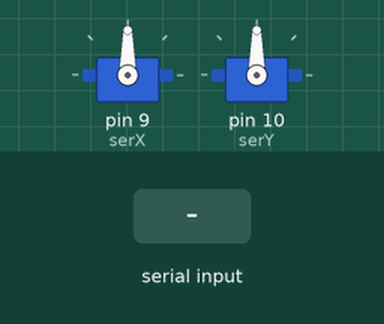
A sketch run on a simulated Arduino Uno, built with avr-gcc and run on an emulated ATmega328P. Parts: 2 × servo. The test bench sets the inputs (shaded band).

Above: at 1.2 s.
1.3 s: "Y" received over Serial
At 2.3 s:
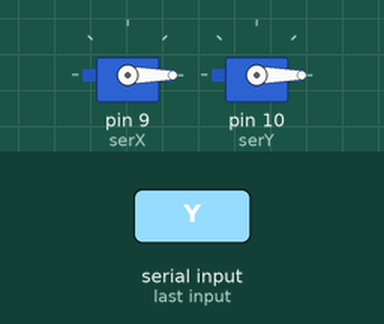
2.8 s: "30,150\n" received over Serial
At 3.6 s:
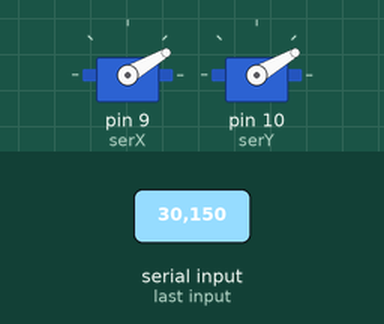
4.3 s: "200\n" received over Serial
At 4.7 s:
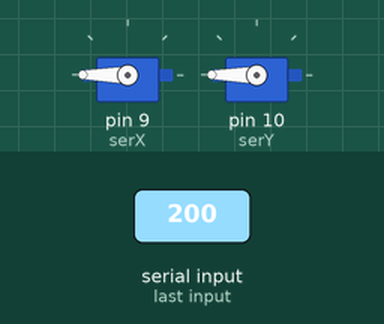
5.8 s: "X" received over Serial
At 6.9 s:
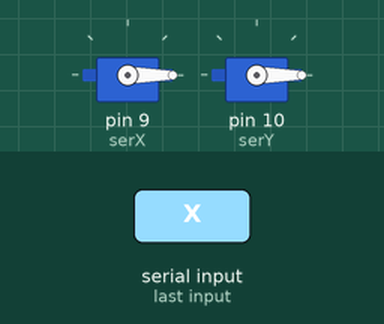
7.3 s: "90,45\n" received over Serial
At 8.3 s:
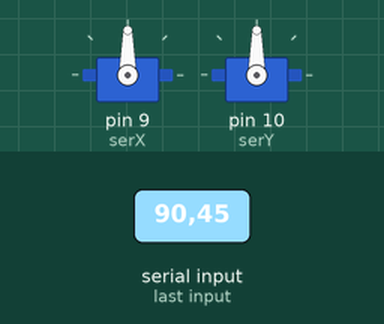
Timing chart, 0 to 9.8 s (numbered marks = the images above; inputs shaded):
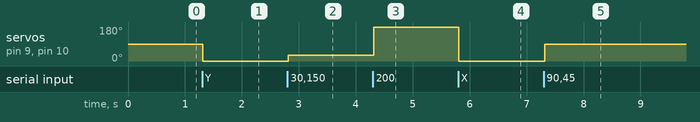

Measured:
- after the input at 1.3 s, servo on pin 9 (serX), servo on pin 10 (serY): 90° → 0° at once
- after the input at 2.8 s, servo on pin 9 (serX), servo on pin 10 (serY): 0° → 30° at once
- after the input at 4.3 s, servo on pin 9 (serX), servo on pin 10 (serY): 30° → 180° at once
- after the input at 5.8 s, servo on pin 9 (serX), servo on pin 10 (serY): 180° → 0° at once
- after the input at 7.3 s, servo on pin 9 (serX), servo on pin 10 (serY): 0° → 90° at once

The sketch:

arduino.ino
```cpp
#include<Servo.h>

Servo serX;
Servo serY;

String serialData;
int x = 0;
int y = 0;
void setup() {

  serX.attach(9);
  serY.attach(10);
  Serial.begin(9600);
  Serial.setTimeout(10);
}

void loop() {
  while (!Serial.available());
   serialData = Serial.readString();
   x = parseDataX(serialData);
   y = parseDataY(serialData);
   serX.write(x);
   serY.write(y);
}

int parseDataX(String data){
  data.remove(data.indexOf("Y"));
  data.remove(data.indexOf("X"), 1);
  return data.toInt();
}

int parseDataY(String data){
  data.remove(0,data.indexOf("Y") + 1);
  return data.toInt();
}
```
